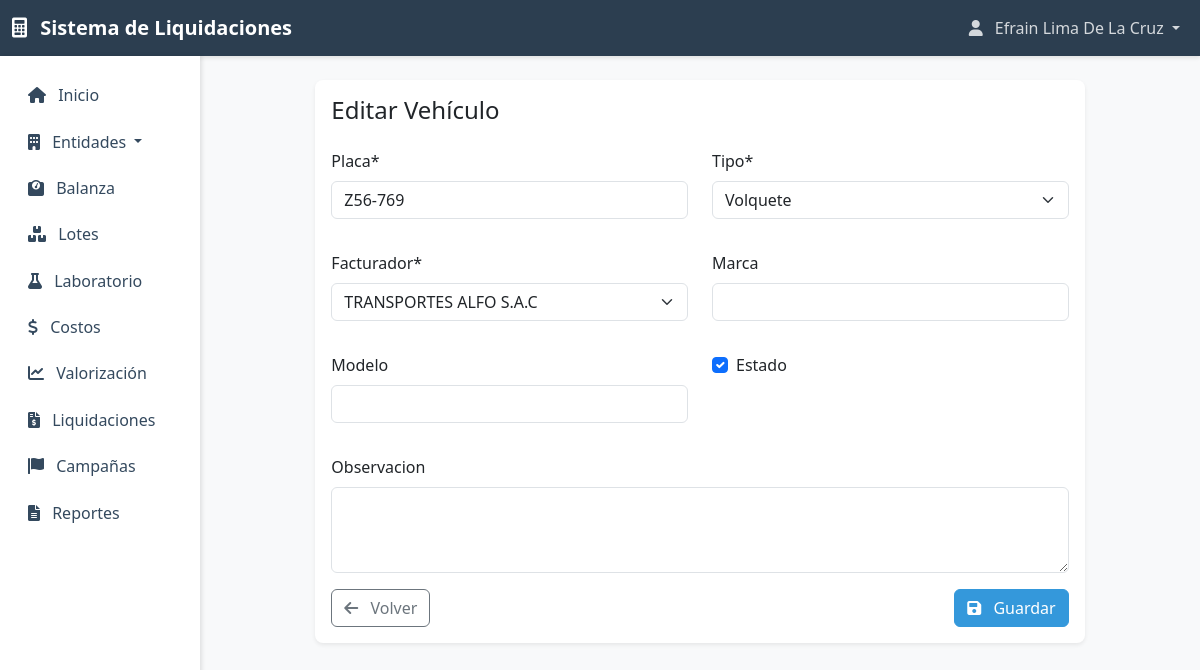
/entidades/vehiculos/2/editar/ (signed in), run on an earlier commit of the app's database.
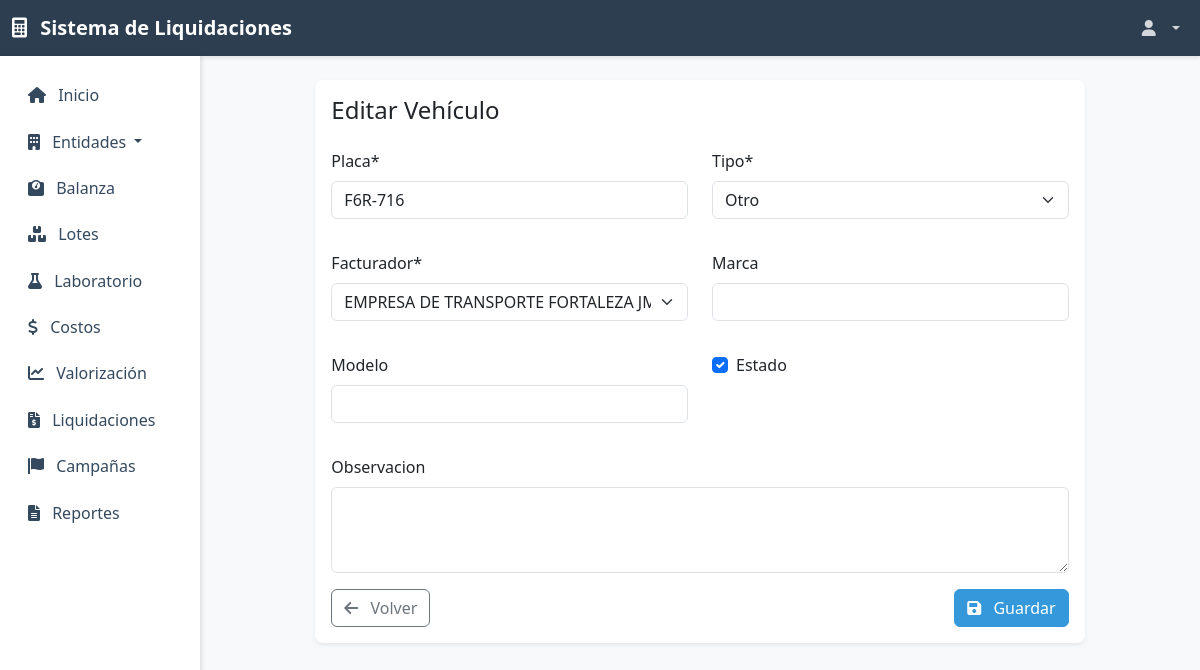
And on a later commit of the database.
### usuarios/models.py (models this page shows, shortened)
class Usuario(AbstractUser):
    ROLES = (
        ('planta', 'Planta'),
        ('laboratorio', 'Laboratorio'),
        ('comercial', 'Comercial'),
        ('administrador', 'Administrador'),
    )
    rol = models.CharField(max_length=20, choices=ROLES, default='planta')
    telefono = models.CharField(max_length=15, blank=True, null=True)
    direccion = models.TextField(blank=True, null=True)
    groups = models.ManyToManyField(
        'auth.Group',
        related_name='usuario_set',
        blank=True,
        help_text='The groups this user belongs to. A user will get all permissions granted to each of their groups.',
        verbose_name='groups',
    )
    user_permissions = models.ManyToManyField(
        'auth.Permission',
        related_name='usuario_set',
        blank=True,
        help_text='Specific permissions for this user.',
        verbose_name='user permissions',
    )
    class Meta:
        verbose_name = 'Usuario'
        verbose_name_plural = 'Usuarios'

### entidades/models.py (models this page shows, shortened)
class Vehiculo(models.Model):
    TIPOS = (
        ('camion', 'Camión'),
        ('volquete', 'Volquete'),
        ('otro', 'Otro'),
    )
    placa = models.CharField(max_length=10, unique=True)
    tipo = models.CharField(max_length=20, choices=TIPOS)
    facturador = models.ForeignKey(Facturador, on_delete=models.CASCADE, related_name='vehiculos')
    marca = models.CharField(max_length=50, blank=True, null=True)
    modelo = models.CharField(max_length=50, blank=True, null=True)
    observacion = models.TextField(blank=True, null=True)
    fecha_creacion = models.DateTimeField(auto_now_add=True)
    fecha_actualizacion = models.DateTimeField(auto_now=True)
    estado = models.BooleanField(default=True)
    class Meta:
        verbose_name = 'Vehículo'
        verbose_name_plural = 'Vehículos'

### entidades/views.py (the view)
# urls.py: path('vehiculos/<int:pk>/editar/', views.vehiculo_update, name='vehiculo_update'),
@permission_required('entidades.change_vehiculo', raise_exception=True)
@login_required
def vehiculo_update(request, pk):
    vehiculo = get_object_or_404(Vehiculo, pk=pk)
    if request.method == 'POST':
        form = VehiculoForm(request.POST, instance=vehiculo)
        if form.is_valid():
            form.save()
            messages.success(request, 'Vehículo actualizado correctamente.')
            return redirect('entidades:vehiculo_detail', pk=vehiculo.pk)
    else:
        form = VehiculoForm(instance=vehiculo)
    context = {
        'form': form,
        'title': 'Editar Vehículo',
        'vehiculo': vehiculo,
    }
    return render(request, 'entidades/vehiculo_form.html', context)

### entidades/forms.py
class VehiculoForm(forms.ModelForm):
    class Meta:
        model = Vehiculo
        fields = [
            'placa',
            'tipo',
            'facturador',
            'marca',
            'modelo',
            'observacion',
            'estado',
        ]
        widgets = {
            'placa': forms.TextInput(attrs={'class': 'form-control'}),
            'tipo': forms.Select(attrs={'class': 'form-control'}),
            'facturador': forms.Select(attrs={'class': 'form-control'}),
            'marca': forms.TextInput(attrs={'class': 'form-control'}),
            'modelo': forms.TextInput(attrs={'class': 'form-control'}),
            'observacion': forms.Textarea(attrs={'class': 'form-control', 'rows': 3}),
            'estado': forms.CheckboxInput(attrs={'class': 'form-check-input'}),
        }

### entidades/models.py (called while the page is built)
    def __str__(self):
        return self.razon_social

### templates/entidades/vehiculo_form.html (shortened to what this page needs)
{% extends 'base.html' %}
{% load crispy_forms_tags %}
{% block content %}
<div class="container-fluid py-4">
    <div class="row justify-content-center">
        <div class="col-md-10">
            <div class="card border-0 shadow-sm">
                <div class="card-body">
                    <h4 class="card-title mb-4">{{ title }}</h4>
                    <form method="post" novalidate>
                        <div class="row">
                            <div class="col-md-6 mb-3">
                                {{ form.placa|as_crispy_field }}
                            </div>
                            <div class="col-md-6 mb-3">
                                {{ form.tipo|as_crispy_field }}
                            </div>
                        </div>
                        <div class="row">
                            <div class="col-md-6 mb-3">
                                {{ form.facturador|as_crispy_field }}
                            </div>
                            <div class="col-md-6 mb-3">
                                {{ form.marca|as_crispy_field }}
                            </div>
                        </div>
                        <div class="row">
                            <div class="col-md-6 mb-3">
                                {{ form.modelo|as_crispy_field }}
                            </div>
                            <div class="col-md-6 mb-3">
                                {{ form.estado|as_crispy_field }}
                            </div>
                        </div>
                        <div class="mb-3">
                            {{ form.observacion|as_crispy_field }}
                        </div>
                        <div class="d-flex justify-content-between align-items-center">
                            <a href="{% url 'entidades:vehiculo_list' %}" class="btn btn-outline-secondary">
                                <i class="fas fa-arrow-left me-2"></i>
                                Volver
                            </a>
                            <button type="submit" class="btn btn-primary">
                                <i class="fas fa-save me-2"></i>
                                Guardar
                            </button>
                        </div>
                    </form>
                </div>
            </div>
        </div>
    </div>
</div>
{% endblock %}

### templates/base.html (shortened to what the changed rows need)
<!DOCTYPE html>
<html lang="es">
<head>
    <link href="https://cdn.jsdelivr.net/npm/bootstrap@5.3.0/dist/css/bootstrap.min.css" rel="stylesheet">
    <link href="https://cdnjs.cloudflare.com/ajax/libs/font-awesome/6.0.0/css/all.min.css" rel="stylesheet">
</head>
<body>
    <nav class="navbar navbar-expand-lg navbar-dark">
        <div class="container-fluid">
            <div class="collapse navbar-collapse" id="navbarNav">
                <ul class="navbar-nav ms-auto mb-2 mb-lg-0">
                    {% if user.is_authenticated %}
                    <li class="nav-item dropdown d-none d-lg-block">
                        <a class="nav-link dropdown-toggle" href="#" id="userDropdownDesktop" role="button" data-bs-toggle="dropdown">
                            <i class="fas fa-user me-2"></i>
                            {{ user.get_full_name }}
                        </a>
                    </li>
                    {% else %}
                    <li class="nav-item">
                        <a class="nav-link" href="{% url 'login' %}">Iniciar Sesión</a>
                    </li>
                    {% endif %}
                </ul>
            </div>
        </div>
    </nav>
    <div class="container-fluid">
        <div class="row">
            <main class="{% if user.is_authenticated %}col-md-9 ms-sm-auto col-lg-10 px-md-4{% else %}col-12{% endif %}">
                {% block content %}{% endblock %}
            </main>
        </div>
    </div>
</body>
</html>

What changed in the data, as far as the page shows it:
no longer on this page (row edited): Usuario: get_full_name "Efrain Lima De La Cruz"
changed Vehiculo: placa "Z56-769" → "F6R-716"; tipo "Volquete" → "Otro"; facturador "TRANSPORTES ALFO S.A.C" → "EMPRESA DE TRANSPORTE FORTALEZA JMH S.A.C."
